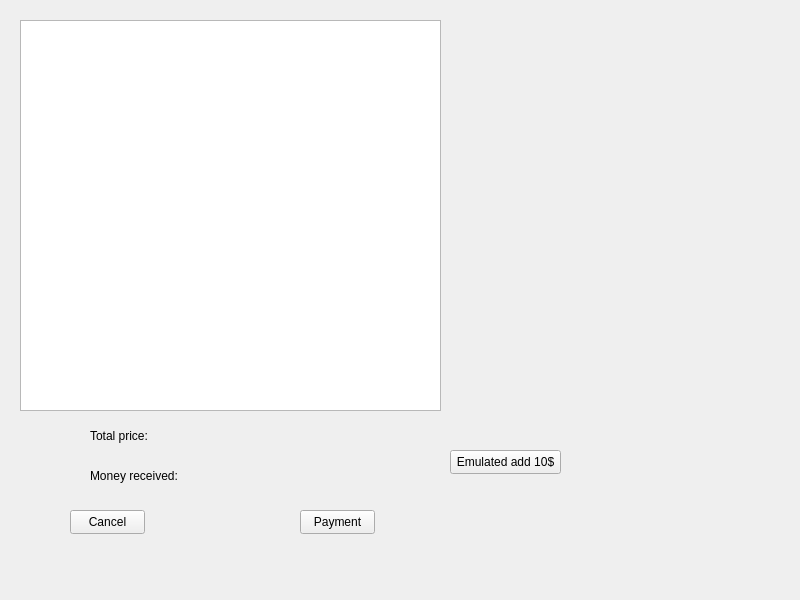
<?xml version="1.0" encoding="UTF-8"?>
<ui version="4.0">
 <class>CheckPayment</class>
 <widget class="QWidget" name="CheckPayment">
  <property name="geometry">
   <rect>
    <x>0</x>
    <y>0</y>
    <width>800</width>
    <height>600</height>
   </rect>
  </property>
  <property name="windowTitle">
   <string>CheckPayment</string>
  </property>
  <widget class="QTableView" name="productsListTbl">
   <property name="geometry">
    <rect>
     <x>20</x>
     <y>20</y>
     <width>421</width>
     <height>391</height>
    </rect>
   </property>
  </widget>
  <widget class="QPushButton" name="cancelBtn">
   <property name="geometry">
    <rect>
     <x>70</x>
     <y>510</y>
     <width>75</width>
     <height>24</height>
    </rect>
   </property>
   <property name="text">
    <string>Cancel</string>
   </property>
  </widget>
  <widget class="QPushButton" name="paymentBtn">
   <property name="geometry">
    <rect>
     <x>300</x>
     <y>510</y>
     <width>75</width>
     <height>24</height>
    </rect>
   </property>
   <property name="text">
    <string>Payment</string>
   </property>
  </widget>
  <widget class="QWidget" name="horizontalLayoutWidget">
   <property name="geometry">
    <rect>
     <x>90</x>
     <y>460</y>
     <width>261</width>
     <height>31</height>
    </rect>
   </property>
   <layout class="QHBoxLayout" name="receivedLayout">
    <item>
     <widget class="QLabel" name="moneyLbl">
      <property name="text">
       <string>Money received:</string>
      </property>
     </widget>
    </item>
    <item>
     <widget class="QLabel" name="moneyNumLbl">
      <property name="text">
       <string/>
      </property>
     </widget>
    </item>
   </layout>
  </widget>
  <widget class="QWidget" name="horizontalLayoutWidget_2">
   <property name="geometry">
    <rect>
     <x>90</x>
     <y>420</y>
     <width>261</width>
     <height>31</height>
    </rect>
   </property>
   <layout class="QHBoxLayout" name="priceLayout">
    <item>
     <widget class="QLabel" name="priceLbl">
      <property name="text">
       <string>Total price:</string>
      </property>
     </widget>
    </item>
    <item>
     <widget class="QLabel" name="priceNumLbl">
      <property name="text">
       <string/>
      </property>
     </widget>
    </item>
   </layout>
  </widget>
  <widget class="QPushButton" name="emulatedAddMoneyBtn">
   <property name="geometry">
    <rect>
     <x>450</x>
     <y>450</y>
     <width>111</width>
     <height>24</height>
    </rect>
   </property>
   <property name="text">
    <string>Emulated add 10$</string>
   </property>
  </widget>
 </widget>
 <resources/>
 <connections/>
</ui>
